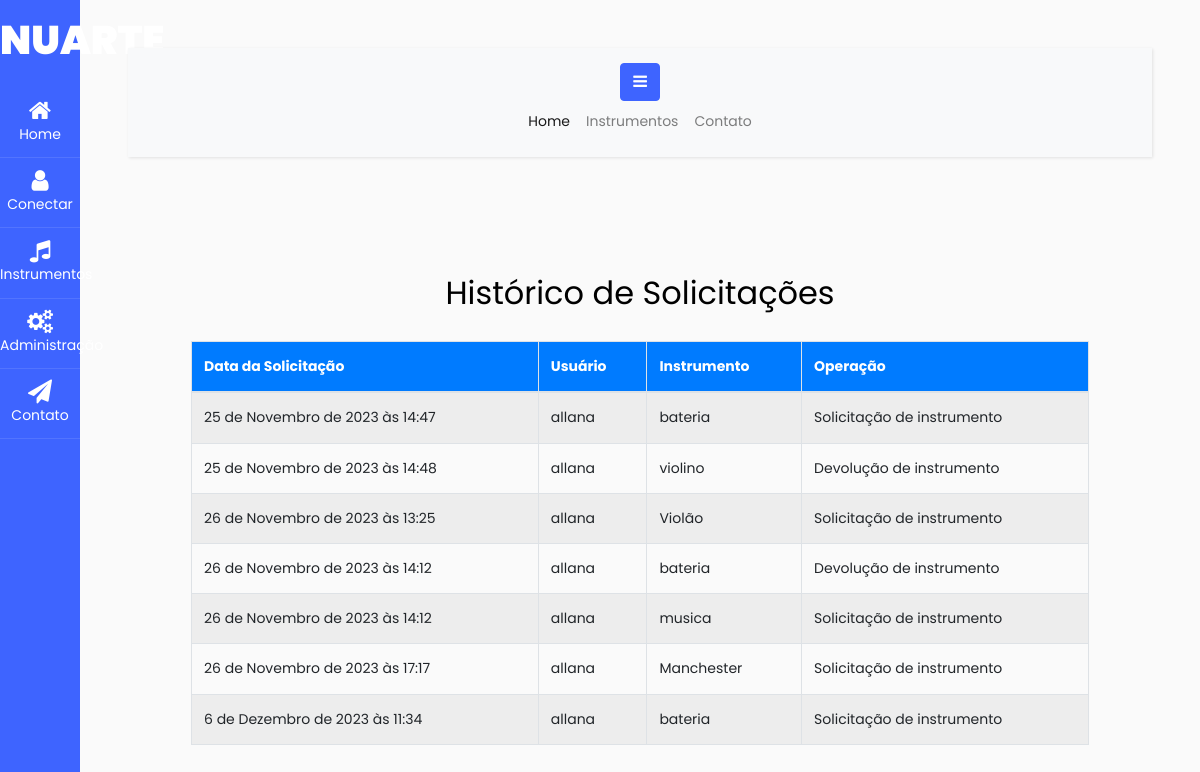
Screenshot of /listar_historico/ with the database file from the repository.
### nuarte/models.py (models this page shows, shortened)
class Historico(models.Model):
    OPERACAO_CHOICES = [
        ('S', 'Solicitação de instrumento'),
        ('D', 'Devolução de instrumento'),
    ]
    usuario = models.ForeignKey(User, on_delete=models.CASCADE)
    instrumento = models.ForeignKey('Instrumento', on_delete=models.CASCADE)
    operacao = models.CharField(max_length=1, choices=OPERACAO_CHOICES)
    data_operacao = models.DateTimeField(auto_now_add=True)
    devolucao = models.DateTimeField(null=True, blank=True)
    aprovado = models.BooleanField(default=False)

class Instrumento(models.Model):
    nome = models.CharField(max_length=100)
    descricao = models.TextField()
    disponivel = models.BooleanField(default=True)
    imagem = models.ImageField(upload_to='instrumentos/', null=True, blank=True)

### nuarte/views.py (the view)
# urls.py: path('listar_historico/', ListarHistoricoView.as_view(), name='listar_historico'),
class ListarHistoricoView(ListView):
    template_name = 'nuarte/listar_historico.html'
    def get(self, request, *args, **kwargs):
        historico = Historico.objects.all()
        return render(request, self.template_name, {'historico': historico})
    paginate_by = 8

### nuarte/templates/nuarte/listar_historico.html (shortened to what this page needs)
{% extends 'base.html' %}
{% block content %}
  <div class="container-fluid">
    <h2 class="my-4 text-center">Histórico de Solicitações</h2>
    <div class="table-responsive">
      <table class="table table-striped">
        <thead>
          <tr>
            <th>Data da Solicitação</th>
            <th>Usuário</th>
            <th>Instrumento</th>
            <th>Operação</th>
          </tr>
        </thead>
        <tbody>
          {% for operacao in historico %}
            <tr>
              <td>{{ operacao.data_operacao }}</td>
              <td>{{ operacao.usuario.username }}</td>
              <td>{{ operacao.instrumento.nome }}</td>
              <td>{{ operacao.operacao }}</td>
            </tr>
          {% endfor %}
        </tbody>
      </table>
    </div>
  </div>
{% endblock %}

### templates/base.html (shortened to what this page needs)
{% load static %}
<!DOCTYPE html>
<html lang="pt-br">
<head>
    <link rel="stylesheet" href="https://cdnjs.cloudflare.com/ajax/libs/font-awesome/6.0.0/css/all.min.css">
    <link rel="stylesheet" href="https://stackpath.bootstrapcdn.com/bootstrap/4.5.2/css/bootstrap.min.css">
    <link rel="stylesheet" href="https://stackpath.bootstrapcdn.com/font-awesome/4.7.0/css/font-awesome.min.css">
    <link rel="stylesheet" href="{% static 'css/style.css' %}">
</head>
<body>
    <div class="wrapper d-flex align-items-stretch">
        <nav id="sidebar" class="active">
            <h1><a href="{% url 'nuarte:index' %}" class="logo">NUARTE</a></h1>
            <ul class="list-unstyled components mb-5">
                <li class="active">
                    <a href="{% url 'nuarte:index' %}"><span class="fa fa-home"></span> Home</a>
                </li>
                <li class="nav-item">
                    <a class="nav-link" href="#" id="aboutDropdown" role="button" data-toggle="dropdown" aria-haspopup="true" aria-expanded="false">
                        <span class="fa fa-user"></span> Conectar
                    </a>
                </li>
                <li>
                    <a href="{% url 'nuarte:listar_instrumentos' %}"><span class="fa fa-music"></span>Instrumentos</a>
                </li>
                <li>
                    <a href="{% url 'nuarte:administracao' %}"><span class="fa fa-cogs"></span>Administração</a>
                </li>
                <li>
                    <a href="#"><span class="fa fa-paper-plane"></span> Contato</a>
                </li>
            </ul>
        </nav>
    <div id="content" class="p-4 p-md-5">
        <nav class="navbar navbar-expand-lg navbar-light bg-light">
            <div class="container-fluid">
                <button type="button" id="sidebarCollapse" class="btn btn-primary">
                    <i class="fa fa-bars"></i>
                </button>
                <div class="collapse navbar-collapse" id="navbarSupportedContent">
                    <ul class="nav navbar-nav ml-auto">
                        <li class="nav-item active">
                            <a class="nav-link" href="{% url 'nuarte:index' %}">Home</a>
                        </li>
                        <li class="nav-item">
                            <a class="nav-link" href="{% url 'nuarte:listar_instrumentos' %}">Instrumentos</a>
                        </li>
                        <li class="nav-item">
                            <a class="nav-link" href="nuarteseuemail@exemplo.com"> Contato</a>
                        </li>
                    </ul>
                </div>
            </div>
        </nav>
        <div id="content" class="p-4 p-md-5">
            {% block content %}{% endblock %}
        </div>
    </div>
</body>
</html>

### nuarte/templates/nuarte/listar_historico.html (style rules this page uses)
body, html { height: 100%; }
.container-fluid { height: 100%; display: flex; flex-direction: column; align-items: center; justify-content: center; }
h2 { margin-bottom: 30px; }
table { width: 80%; border-collapse: collapse; margin-bottom: 20px; }
th, td { border: 1px solid #dee2e6; padding: 8px; text-align: left; }
th { background-color: #007bff; color: #fff; }

### rows the page displays
Historico: data_operacao "25 de Novembro de 2023 às 14:47", usuario.username "allana", instrumento.nome "bateria", operacao "Solicitação de instrumento"
Historico: data_operacao "25 de Novembro de 2023 às 14:48", usuario.username "allana", instrumento.nome "violino", operacao "Devolução de instrumento"
Historico: data_operacao "26 de Novembro de 2023 às 13:25", usuario.username "allana", instrumento.nome "Violão", operacao "Solicitação de instrumento"
Historico: data_operacao "26 de Novembro de 2023 às 14:12", usuario.username "allana", instrumento.nome "bateria", operacao "Devolução de instrumento"
Historico: data_operacao "26 de Novembro de 2023 às 14:12", usuario.username "allana", instrumento.nome "musica", operacao "Solicitação de instrumento"
Historico: data_operacao "26 de Novembro de 2023 às 17:17", usuario.username "allana", instrumento.nome "Manchester", operacao "Solicitação de instrumento"
Historico: data_operacao "6 de Dezembro de 2023 às 11:34", usuario.username "allana", instrumento.nome "bateria", operacao "Solicitação de instrumento"
